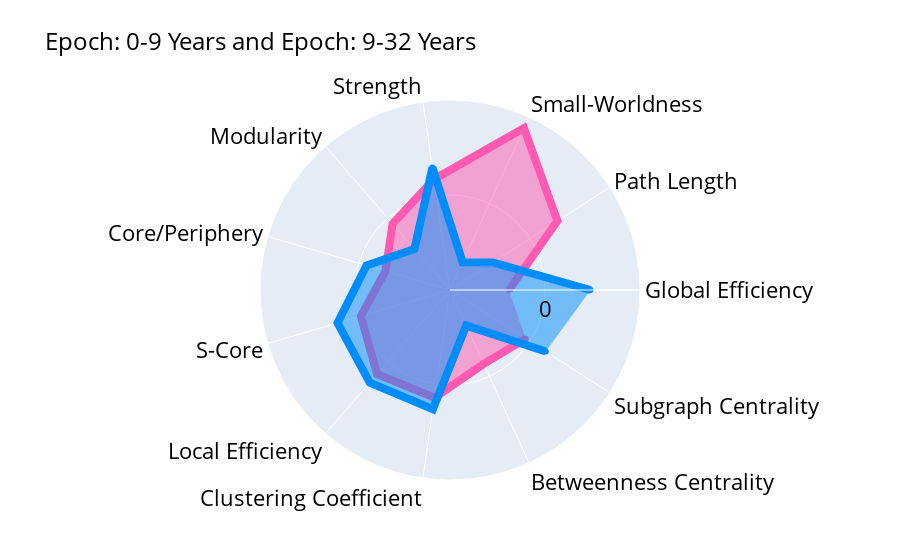
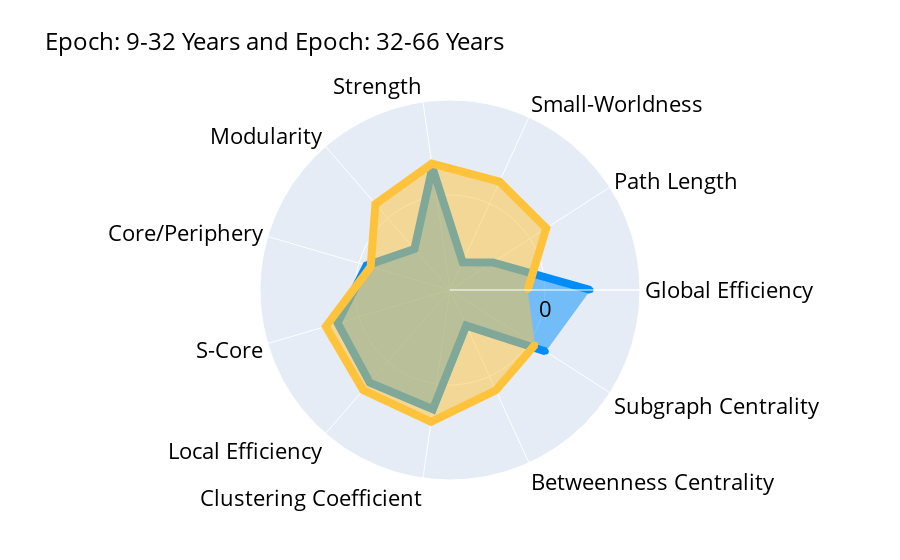
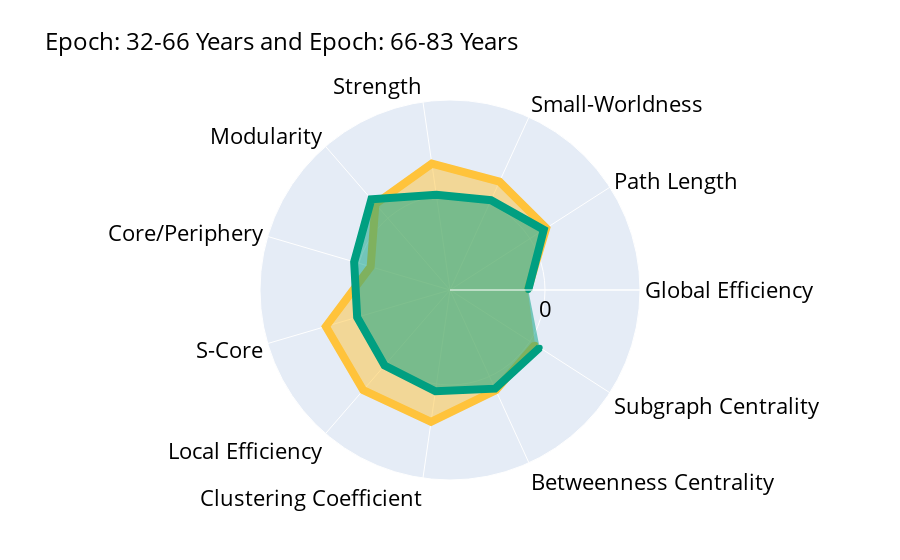
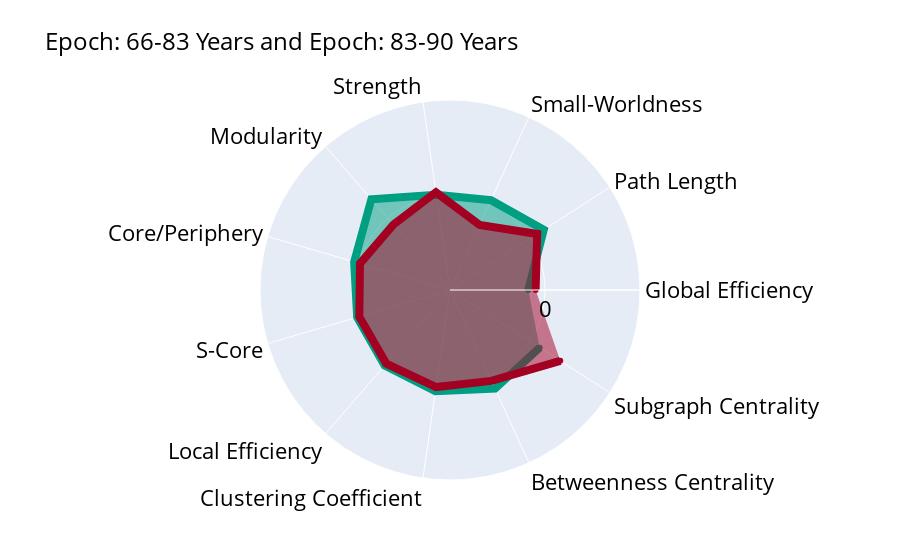

Notebook code for these charts, in order:
### Code cell
### Supplementary Figure 6a ###

# Create function for spider plots
def create_epoch_plot(epoch1, epoch2, index1, index2):
    fig = go.Figure()

    # Add traces for the two epochs
    fig.add_trace(
        go.Scatterpolar(
            r=corrs[index1, :],
            name='',
            line=dict(color=line_colors[index1], width=8),
            theta=measures,
            fill='toself',
            showlegend=False
        )
    )
    fig.add_trace(
        go.Scatterpolar(
            r=corrs[index2, :],
            name='',
            line=dict(color=line_colors[index2], width=8),
            theta=measures,
            fill='toself',
            showlegend=False
        )
    )

    # Update layout
    fig.update_layout(
        polar=dict(
            radialaxis=dict(
                visible=True,
                range=[-0.7, 0.7],
                tickvals=[0],
                tickfont=dict(color='black', size=22)
            ),
            angularaxis=dict(
                tickfont=dict(color='black', size=22)
            )
        ),
        title=dict(text=f"{epoch1} and {epoch2}", font=dict(size=24, color='black')),
        showlegend=False
    )

    # Clean filename from epoch names
    safe_epoch1 = epoch1.replace(" ", "_").replace(":", "").replace("-", "_")
    safe_epoch2 = epoch2.replace(" ", "_").replace(":", "").replace("-", "_")
    filename = f"spider_{safe_epoch1}_vs_{safe_epoch2}.png"

    # Save the figure
    fig.write_image(filename, width=800, height=800, scale=3) 
    fig.show()

# Create and show plots
create_epoch_plot('Epoch: 0-9 Years', 'Epoch: 9-32 Years', 0, 1)
create_epoch_plot('Epoch: 9-32 Years', 'Epoch: 32-66 Years', 1, 2)
create_epoch_plot('Epoch: 32-66 Years', 'Epoch: 66-83 Years', 2, 3)
create_epoch_plot('Epoch: 66-83 Years', 'Epoch: 83-90 Years', 3, 4)

### Figure 1 — Plotly figure (JSON) as saved in the notebook; plotly's stock layout.template omitted (floating-point values rounded to 4 significant figures)
{"data": [{"fill": "toself", "line": {"color": "#FF5AAF", "width": 8}, "name": "", "r": [-0.2656, 0.2407, 0.6115, 0.125, -0.05442, -0.2045, -0.01545, 0.1204, 0.1013, -0.1018, -0.03675], "showlegend": false, "theta": ["Global Efficiency", "Path Length", "Small-Worldness", "Strength", "Modularity", "Core/Periphery", "S-Core", "Local Efficiency", "Clustering Coefficient", "Betweenness Centrality", "Subgraph Centrality"], "type": "scatterpolar"}, {"fill": "toself", "line": {"color": "#008DF9", "width": 8}, "name": "", "r": [0.3358, -0.3237, -0.475, 0.2115, -0.3, -0.05877, 0.1638, 0.2026, 0.1876, -0.4117, 0.139], "showlegend": false, "theta": ["Global Efficiency", "Path Length", "Small-Worldness", "Strength", "Modularity", "Core/Periphery", "S-Core", "Local Efficiency", "Clustering Coefficient", "Betweenness Centrality", "Subgraph Centrality"], "type": "scatterpolar"}], "layout": {"polar": {"angularaxis": {"tickfont": {"color": "black", "size": 22}}, "radialaxis": {"range": [-0.7, 0.7], "tickfont": {"color": "black", "size": 22}, "tickvals": [0], "visible": true}}, "showlegend": false, "title": {"font": {"color": "black", "size": 24}, "text": "Epoch: 0-9 Years and Epoch: 9-32 Years"}}}

### Figure 2 — Plotly figure (JSON) as saved in the notebook; plotly's stock layout.template omitted (floating-point values rounded to 4 significant figures)
{"data": [{"fill": "toself", "line": {"color": "#008DF9", "width": 8}, "name": "", "r": [0.3358, -0.3237, -0.475, 0.2115, -0.3, -0.05877, 0.1638, 0.2026, 0.1876, -0.4117, 0.139], "showlegend": false, "theta": ["Global Efficiency", "Path Length", "Small-Worldness", "Strength", "Modularity", "Core/Periphery", "S-Core", "Local Efficiency", "Clustering Coefficient", "Betweenness Centrality", "Subgraph Centrality"], "type": "scatterpolar"}, {"fill": "toself", "line": {"color": "#FFC33B", "width": 8}, "name": "", "r": [-0.1274, 0.1431, 0.1775, 0.2405, 0.1389, -0.09069, 0.2531, 0.2766, 0.282, 0.1129, 0.04534], "showlegend": false, "theta": ["Global Efficiency", "Path Length", "Small-Worldness", "Strength", "Modularity", "Core/Periphery", "S-Core", "Local Efficiency", "Clustering Coefficient", "Betweenness Centrality", "Subgraph Centrality"], "type": "scatterpolar"}], "layout": {"polar": {"angularaxis": {"tickfont": {"color": "black", "size": 22}}, "radialaxis": {"range": [-0.7, 0.7], "tickfont": {"color": "black", "size": 22}, "tickvals": [0], "visible": true}}, "showlegend": false, "title": {"font": {"color": "black", "size": 24}, "text": "Epoch: 9-32 Years and Epoch: 32-66 Years"}}}

### Figure 3 — Plotly figure (JSON) as saved in the notebook; plotly's stock layout.template omitted (floating-point values rounded to 4 significant figures)
{"data": [{"fill": "toself", "line": {"color": "#FFC33B", "width": 8}, "name": "", "r": [-0.1274, 0.1431, 0.1775, 0.2405, 0.1389, -0.09069, 0.2531, 0.2766, 0.282, 0.1129, 0.04534], "showlegend": false, "theta": ["Global Efficiency", "Path Length", "Small-Worldness", "Strength", "Modularity", "Core/Periphery", "S-Core", "Local Efficiency", "Clustering Coefficient", "Betweenness Centrality", "Subgraph Centrality"], "type": "scatterpolar"}, {"fill": "toself", "line": {"color": "#009F81", "width": 8}, "name": "", "r": [-0.1234, 0.1213, 0.02744, 0.009414, 0.1847, 0.03606, 0.01284, 0.03603, 0.05425, 0.09938, 0.08562], "showlegend": false, "theta": ["Global Efficiency", "Path Length", "Small-Worldness", "Strength", "Modularity", "Core/Periphery", "S-Core", "Local Efficiency", "Clustering Coefficient", "Betweenness Centrality", "Subgraph Centrality"], "type": "scatterpolar"}], "layout": {"polar": {"angularaxis": {"tickfont": {"color": "black", "size": 22}}, "radialaxis": {"range": [-0.7, 0.7], "tickfont": {"color": "black", "size": 22}, "tickvals": [0], "visible": true}}, "showlegend": false, "title": {"font": {"color": "black", "size": 24}, "text": "Epoch: 32-66 Years and Epoch: 66-83 Years"}}}

### Figure 4 — Plotly figure (JSON) as saved in the notebook; plotly's stock layout.template omitted (floating-point values rounded to 4 significant figures)
{"data": [{"fill": "toself", "line": {"color": "#009F81", "width": 8}, "name": "", "r": [-0.1234, 0.1213, 0.02744, 0.009414, 0.1847, 0.03606, 0.01284, 0.03603, 0.05425, 0.09938, 0.08562], "showlegend": false, "theta": ["Global Efficiency", "Path Length", "Small-Worldness", "Strength", "Modularity", "Core/Periphery", "S-Core", "Local Efficiency", "Clustering Coefficient", "Betweenness Centrality", "Subgraph Centrality"], "type": "scatterpolar"}, {"fill": "toself", "line": {"color": "#A40122", "width": 8}, "name": "", "r": [-0.06911, 0.06357, -0.1736, 0.0281, -0.06257, -0.00881, -0.00337, 0.01765, 0.02236, 0.03626, 0.2656], "showlegend": false, "theta": ["Global Efficiency", "Path Length", "Small-Worldness", "Strength", "Modularity", "Core/Periphery", "S-Core", "Local Efficiency", "Clustering Coefficient", "Betweenness Centrality", "Subgraph Centrality"], "type": "scatterpolar"}], "layout": {"polar": {"angularaxis": {"tickfont": {"color": "black", "size": 22}}, "radialaxis": {"range": [-0.7, 0.7], "tickfont": {"color": "black", "size": 22}, "tickvals": [0], "visible": true}}, "showlegend": false, "title": {"font": {"color": "black", "size": 24}, "text": "Epoch: 66-83 Years and Epoch: 83-90 Years"}}}
